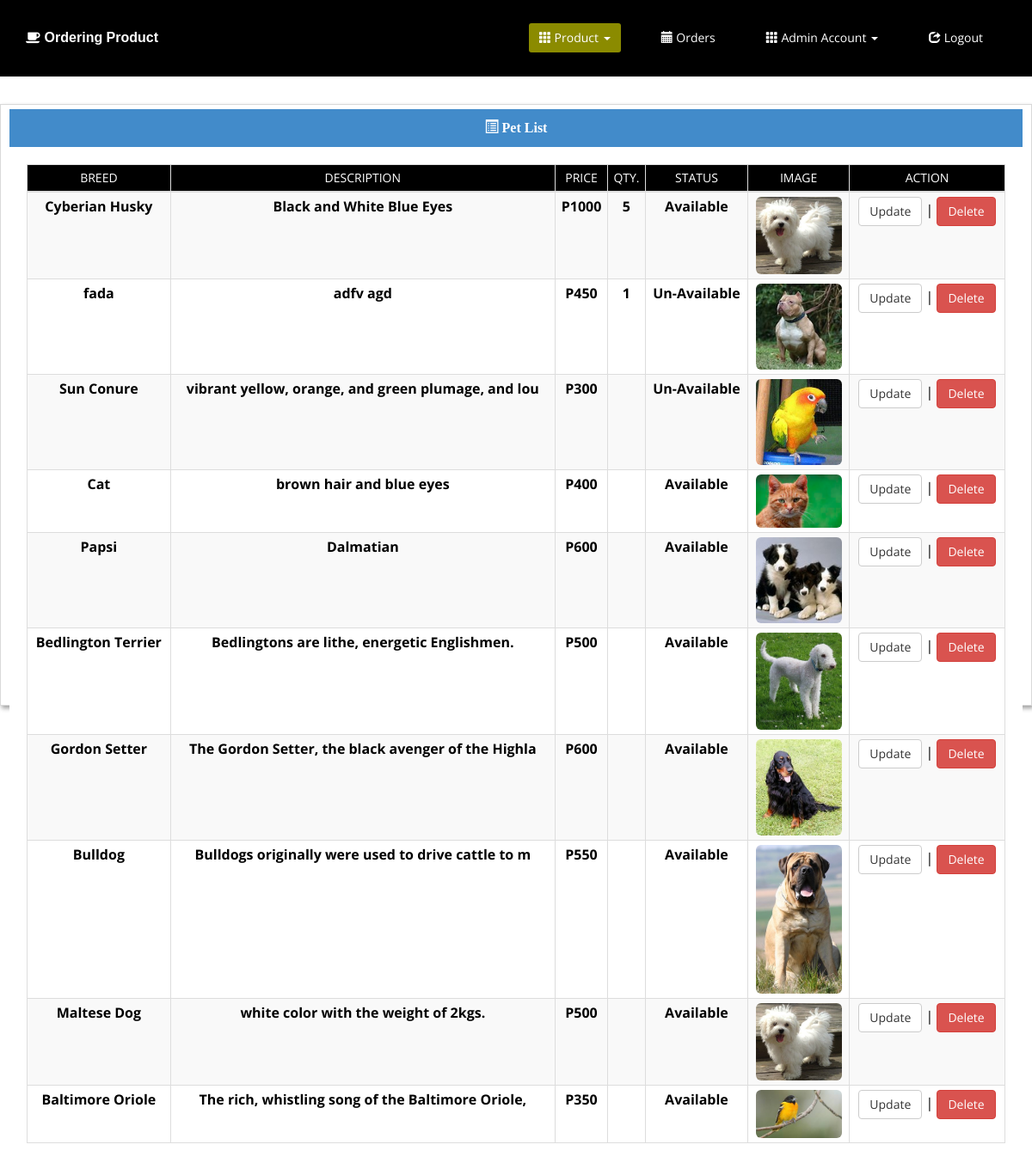
Screenshot of /update_cnp.php with the database file from the repository.
### tables this page shows
CREATE TABLE `tblcnp` (
  `id` int(11) NOT NULL,
  `name` varchar(50) DEFAULT NULL,
  `prize` float DEFAULT NULL,
  `description` varchar(50) DEFAULT NULL,
  `image` varchar(250) DEFAULT NULL,
  `status` varchar(50) DEFAULT NULL,
  `qty` int(12) DEFAULT NULL
);

### includes/updateavailables.php (the view, shortened to what this page needs)
            <div class="col-md-12" style="background-color:#fff; border: solid #D9D9D9 1px; padding: 10px; padding-top: 5px; box-shadow: #9F9F9F 2px 3px 5px; margin-top: 10px; height:700px;">
        <div class="panel panel-primary">
            <div class="panel-heading panel-title text-center wow fadeInDown">
                <span style="font-weight:bold; font-family:verdana;"><i class="glyphicon glyphicon-list-alt"></i> Pet List</span>
            </div>
            <div class="panel-body" style="background-color:#fff;">
              <table class="table table-responsive table-hover table-bordered table-condensed table-striped wow fadeInDown" width="100%">
              	<thead>
                	<tr style="background-color:#000; color:#FFF;">
                    	<td style="text-align:center; width:auto;" class="wow fadeInDown">BREED</td>
                        <td style="text-align:center; width:auto;" class="wow fadeInDown">DESCRIPTION</td>
                        <td style="text-align:center; width:auto;" class="wow fadeInDown">PRICE</td>
                        <td style="text-align:center; width:auto;" class="wow fadeInDown">QTY.</td>
                        <td style="text-align:center; width:auto;" class="wow fadeInDown">STATUS</td>
                        <td style="text-align:center; width:auto;" class="wow fadeInDown">IMAGE</td>
                        <td style="text-align:center; width:auto;" class="wow fadeInDown">ACTION</td>
                    </tr>
                    <tbody>
                    <?php include('includes/dbconn.php');
					$sql = ("SELECT *  FROM tblcnp order by id DESC") or die (mysqli_error());
                    $result=mysqli_query($con, $sql);
					if(mysqli_num_rows($result)>0){
						while($row = mysqli_fetch_assoc($result)){
							$id = $row['id'];
                            ?>
                    	<tr style="font-size:16px; cursor:pointer;">
                        	<td class="wow fadeInDown"> <center><strong><?php echo $row['name'];?></strong></center></td>
                            <td class="wow fadeInDown"> <center><strong><?php echo $row['description'];?></strong></center></td>
                            <td class="wow fadeInDown"> <center><strong><?php echo 'P'.$row['prize'];?></strong></center></td>
                             <td class="wow fadeInDown"> <center><strong><?php echo $row['qty'];?></strong></center></td>
                            <td class="wow fadeInDown"> <center><strong><?php echo $row['status'];?></strong></center></td>
                            <td class="wow fadeInDown"> <center><img src="<?php echo $row['image'];?>" width="100px;" class="img-responsive img-rounded" /></center></td>
                            <td class="wow fadeInDown"><center><a href="#updateModal<?php echo $id;?>" data-toggle="modal" data-target="#updateModal<?php echo $id;?>" class="btn btn-default">Update</a> | <a href="#deleteModal<?php echo $id;?>" data-toggle="modal" data-target="#deleteModal<?php echo $id;?>" class="btn btn-danger"> Delete</a></center></td>
                        </tr>
                        <?php }}?>
                    </tbody>
                </thead>
              </table>
        </div>
    </div>
</div>

### css/main.css (style rules this page uses)
body { background: #fff; font-family: 'Open Sans', sans-serif; color:#000; line-height: 22px; }
a { color: #000; -webkit-transition: color 300ms, background-color 300ms; -moz-transition: color 300ms, background-color 300ms; -o-transition: color 300ms, background-color 300ms; transition: color 300ms, background-color 300ms; }
.panel-default>.panel-heading, .panel { background-color: #e6e6e6; border:0 none; box-shadow:none; }
.panel-body { padding: 20px 20px 10px; }
.panel-heading { border-radius: 0; }
table { width:100%; }

### rows the page displays
tblcnp: name "Cyberian Husky", description "Black and White Blue Eyes", prize "1000", qty "5", status "Available", image (picture)
tblcnp: name "fada", description "adfv agd", prize "450", qty "1", status "Un-Available", image (picture)
tblcnp: name "Sun Conure", description "vibrant yellow, orange, and green plumage, and lou", prize "300", status "Un-Available", image (picture)
tblcnp: name "Cat", description "brown hair and blue eyes", prize "400", status "Available", image (picture)
tblcnp: name "Papsi", description "Dalmatian", prize "600", status "Available", image (picture)
tblcnp: name "Bedlington Terrier", description "Bedlingtons are lithe, energetic Englishmen.", prize "500", status "Available", image (picture)
tblcnp: name "Gordon Setter", description "The Gordon Setter, the black avenger of the Highla", prize "600", status "Available", image (picture)
tblcnp: name "Bulldog", description "Bulldogs originally were used to drive cattle to m", prize "550", status "Available", image (picture)
tblcnp: name "Maltese Dog", description "white color with the weight of 2kgs.", prize "500", status "Available", image (picture)
tblcnp: name "Baltimore Oriole", description "The rich, whistling song of the Baltimore Oriole,", prize "350", status "Available", image (picture)
